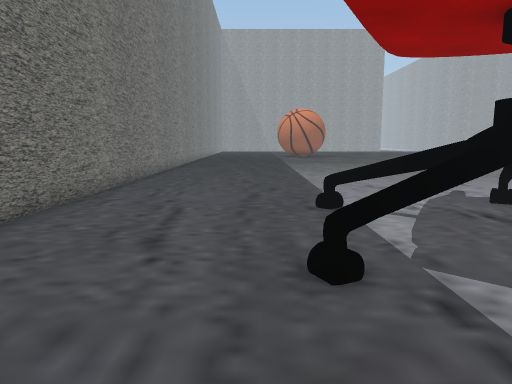
View 1 (above)

24 first-person views from a walk through a Unity game level. The camera is 1.3 m above the floor, tilts 8° down and sees 70° across. The floor is counted in squares, 1 m on a side. Each view is taken from the middle of a square. On the plan, view 1 faces up. The plan holds only what a view shows up to about 15 squares ahead; the rest is blank. The place goes on beyond the plan. Some surface patterns are stand-ins.

View 2
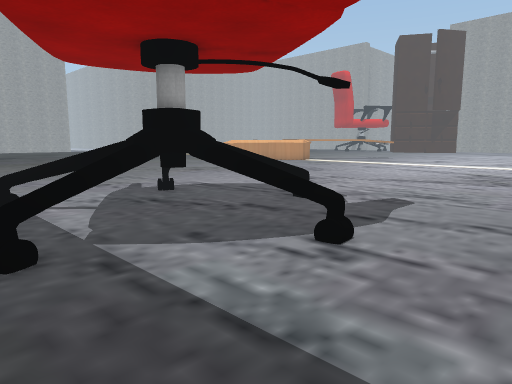

View 3
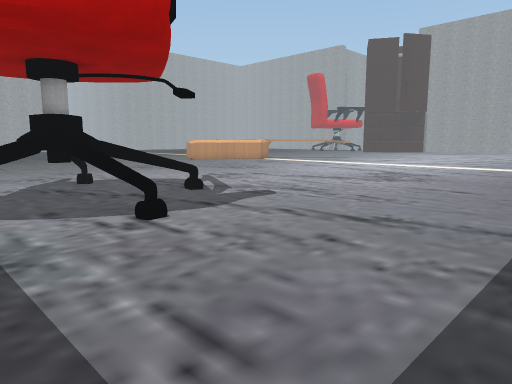

View 4
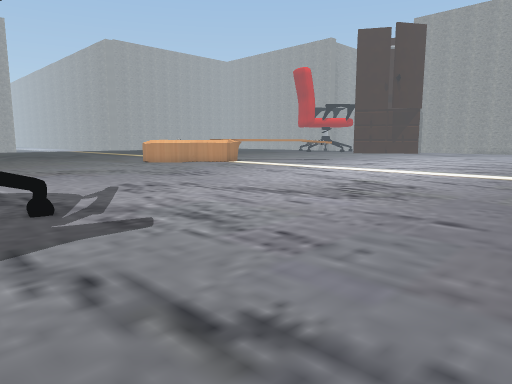

View 5
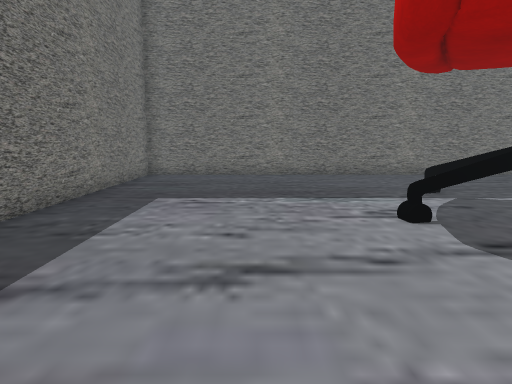

View 6
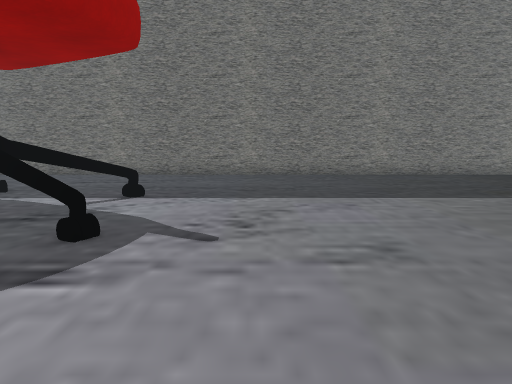

View 7
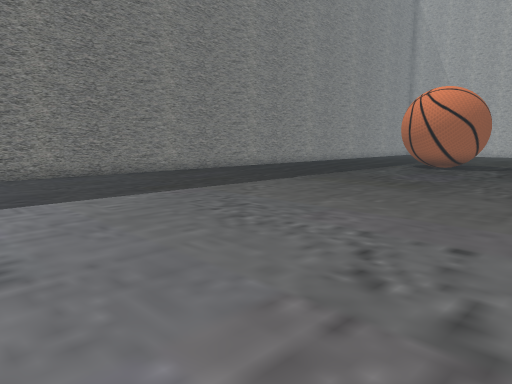

View 8
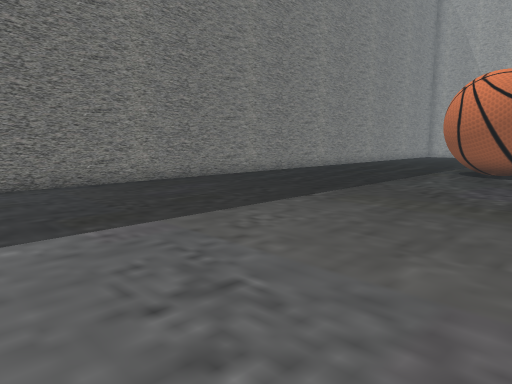

View 9
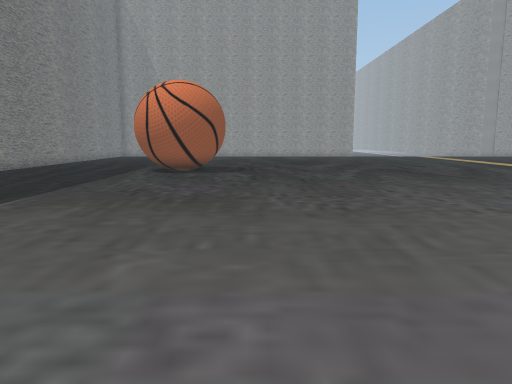

View 10
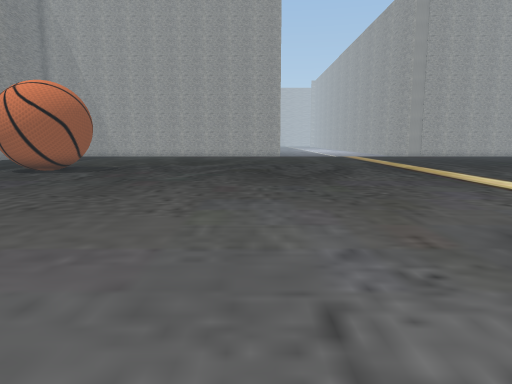

View 11
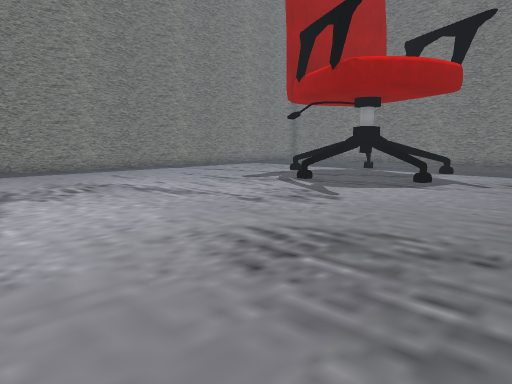

View 12
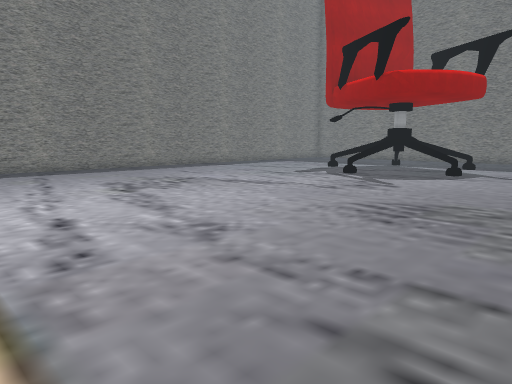

View 13
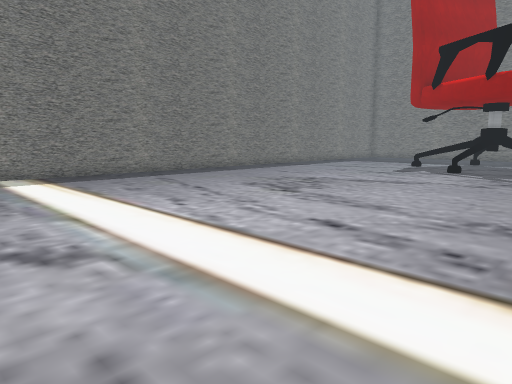

View 14
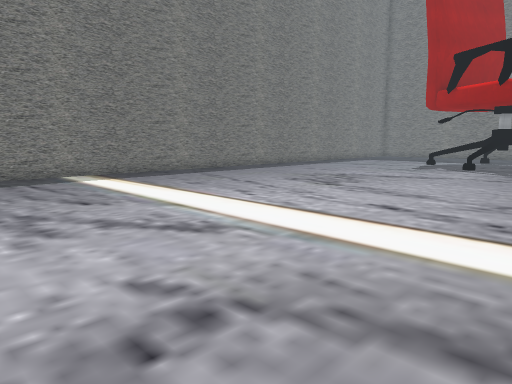

View 15
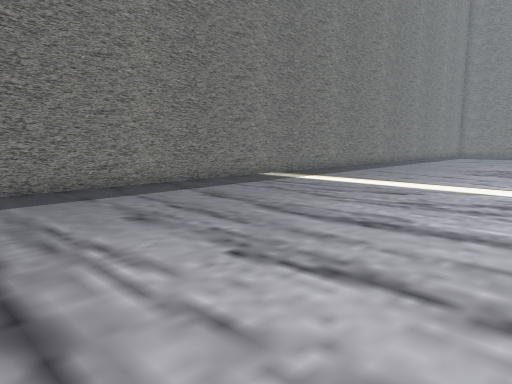

View 16
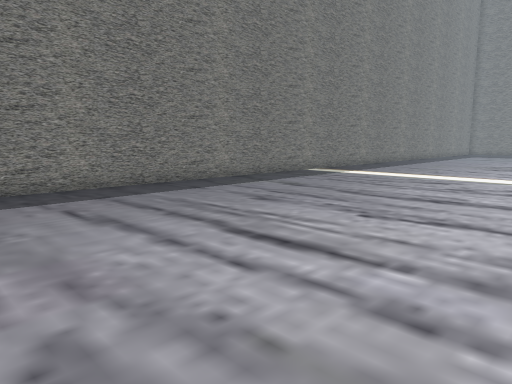

View 17
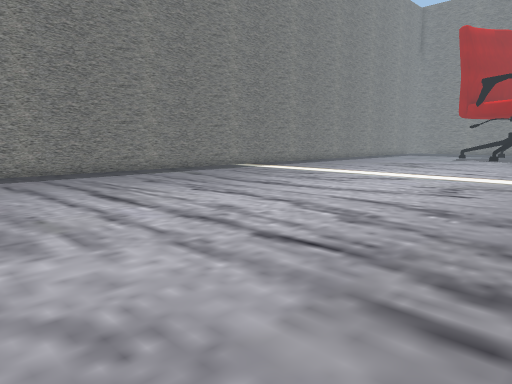

View 18
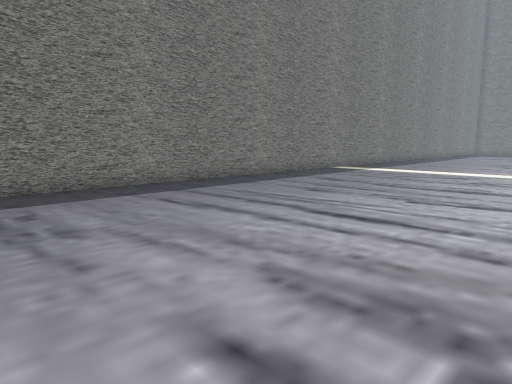

View 19
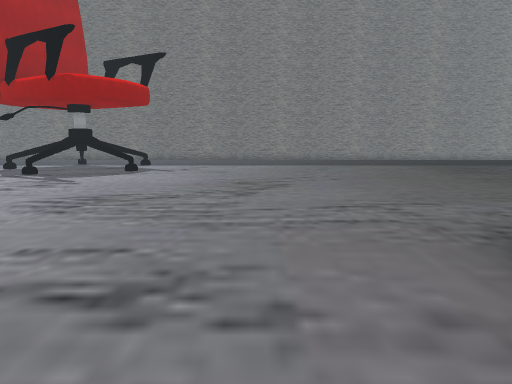

View 20
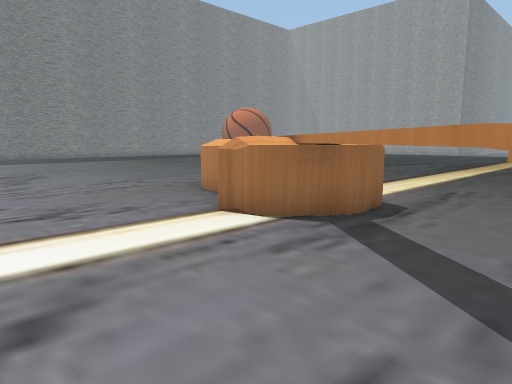

View 21
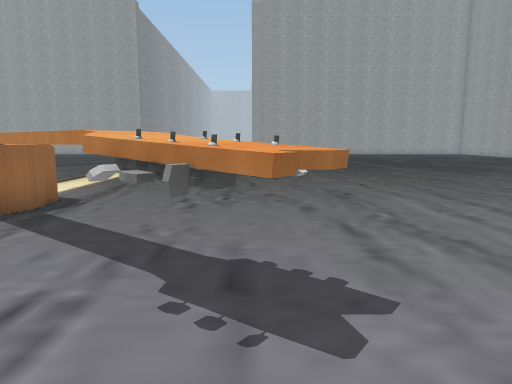

View 22
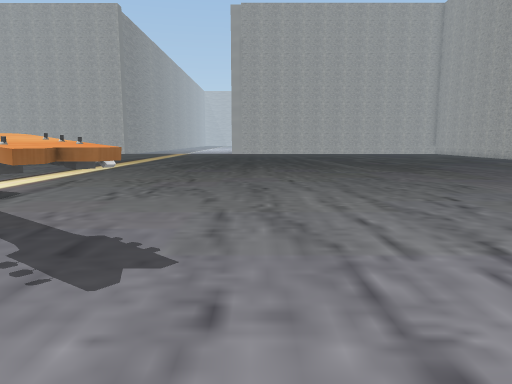

View 23
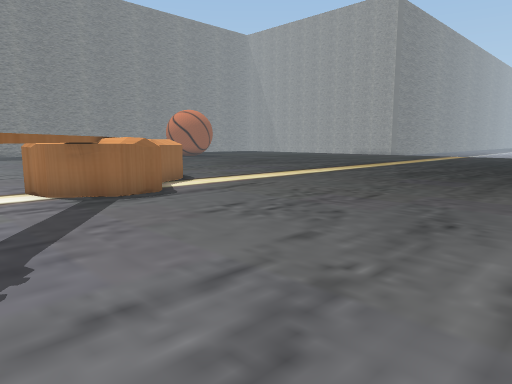

View 24
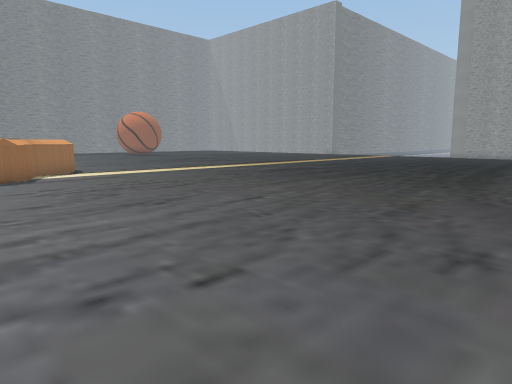

### Floor plan
Key: @ floor where view 1 was taken; # wall or solid block; . floor; = window, fence, low wall or low ledge; ^ raised ledge; T thing the floor can be seen under or through; O other object.
Columns run from 4 left of view 1 to 36 right of it. Each row starts with its distance up from view 1.
 29  .....OOOO..................  .. ....
 28  .......O................... ........
 27   ....................................
 26   ....................................
 25  .....................................
 24 #........................................
 23 #........................................
 22 #........................................
 21 #........................................
 20 #........................................
 19 #....................^ ^.................
 18 #...................^  ^^...............
 17 #...................^ ^ ^^#.............
 16 #....................^^  ^^.............
 15 #......................^^^^............
 14 #.........................^^.......... .
 13 #..........................#^^ ......
 12 #............................^^.....
 11 #............................#^....
 10 #........................... ........ .
  9 #........................... .........
  8 #........=.............................
  7 #....==.==.............................
  6 #.....=TT.............................
  5 #......TTT=............................ .
  4 #....=TTT.==............................
  3 #....=..T................................
  2 #.......=................................
  1 #.......................................
  0 #...@...................................
 -1 #.......................................
 -2 #.......................................
 -3 #............. .........................
 -4 #..........     .......................
 -5 #########        ######################

Positions as (right, up) in squares from view 1, and headings:
1: (0, 0), facing up
2: (0, -1), facing up-right
3: (1, -4), facing up-right
4: (5, -3), facing up-right
5: (10, -1), facing left
6: (10, 10), facing left
7: (10, 11), facing up-left
8: (7, 14), facing up-left
9: (7, 14), facing up
10: (13, 14), facing up
11: (17, 12), facing down-left
12: (20, 12), facing down-left
13: (23, 9), facing down-left
14: (25, 9), facing down-left
15: (31, 5), facing down-left
16: (34, 5), facing down-left
17: (34, 10), facing down-left
18: (36, 5), facing down-left
19: (21, 13), facing left
20: (25, 10), facing up-left
21: (26, 9), facing up
22: (28, 8), facing up
23: (30, 12), facing up-left
24: (35, 14), facing up-left
